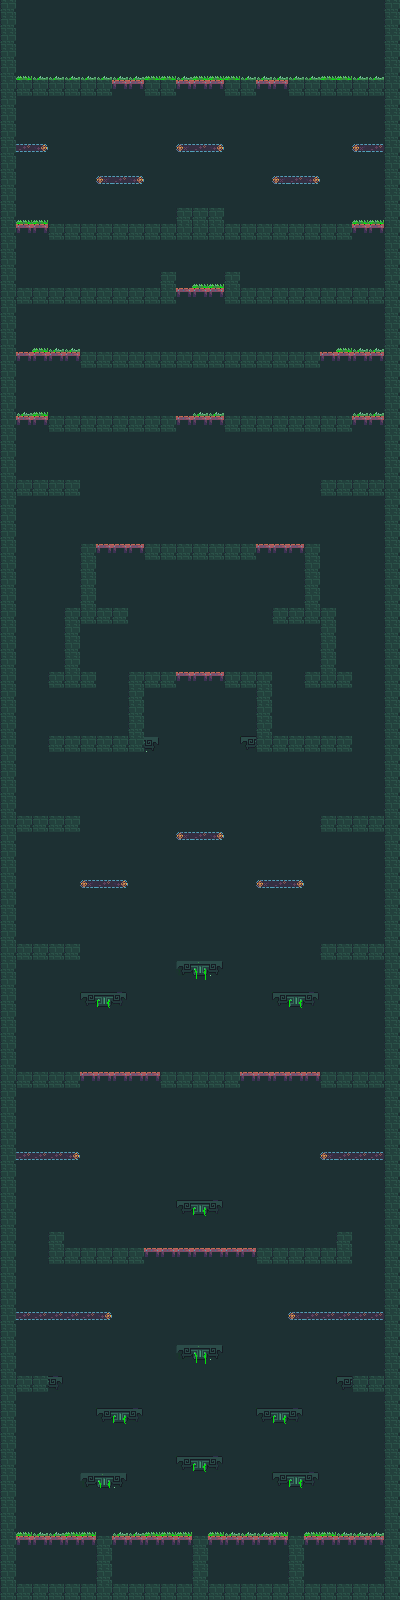

A level layout from a 2D game, rendered from its tile map. Below: a short description, then the map file with tile-grid data replaced by summaries:
An orthogonal 25x100 tile map with 16x16 px tiles, 5 tile layers (Background, Background2:ElectricBoogaloo, OneSidedPlatforms, Platforms, ...), 2 tilesets and 12 objects.

<map version="1.0" tiledversion="1.0.3" orientation="orthogonal" renderorder="right-up" width="25" height="100" tilewidth="16" tileheight="16" nextobjectid="1">
 <tileset firstgid="1" source="tile1.tsx" />
 <tileset firstgid="65" name="sketches1-0 tiles and monsters" tilewidth="16" tileheight="16" tilecount="64" columns="8">
  <image source="../Assets/Images/sketches2- tiles and monsters.png" width="128" height="128" />
  <tile id="2">
   <objectgroup draworder="index">
    <object id="1" x="0" y="0" width="16" height="3" />
   </objectgroup>
  </tile>
  <tile id="3">
   <objectgroup draworder="index">
    <object id="2" x="0" y="0" width="16" height="16" />
   </objectgroup>
  </tile>
  <tile id="4">
   <objectgroup draworder="index">
    <object id="1" x="0" y="0" width="16" height="16" />
   </objectgroup>
  </tile>
  <tile id="5">
   <objectgroup draworder="index">
    <object id="1" x="0" y="0" width="16" height="16" />
   </objectgroup>
  </tile>
  <tile id="8">
   <objectgroup draworder="index">
    <object id="1" x="0" y="0" width="16" height="16" />
   </objectgroup>
  </tile>
  <tile id="9">
   <objectgroup draworder="index">
    <object id="1" x="0" y="0" width="16" height="16" />
   </objectgroup>
  </tile>
  <tile id="10">
   <objectgroup draworder="index">
    <object id="1" x="0" y="0" width="16" height="16" />
   </objectgroup>
  </tile>
  <tile id="19">
   <objectgroup draworder="index">
    <object id="1" x="0" y="0" width="16" height="8" />
   </objectgroup>
   <animation>
    <frame tileid="19" duration="200" />
    <frame tileid="29" duration="200" />
   </animation>
  </tile>
  <tile id="20">
   <objectgroup draworder="index">
    <object id="2" x="0" y="0" width="16" height="8" />
   </objectgroup>
   <animation>
    <frame tileid="20" duration="200" />
    <frame tileid="30" duration="200" />
   </animation>
  </tile>
  <tile id="21">
   <objectgroup draworder="index">
    <object id="1" x="0" y="0" width="16" height="8" />
   </objectgroup>
   <animation>
    <frame tileid="21" duration="200" />
    <frame tileid="31" duration="200" />
   </animation>
  </tile>
  <tile id="22">
   <objectgroup draworder="index">
    <object id="1" x="0" y="0" width="16" height="16" />
   </objectgroup>
  </tile>
  <tile id="36">
   <objectgroup draworder="index">
    <object id="1" x="0" y="0" width="16" height="4" />
   </objectgroup>
  </tile>
 </tileset>
 <layer name="Background" width="25" height="100">
  <data>[2500 cells, 2500 non-empty, 1 distinct tile ids]</data>
 </layer>
 <layer name="Background2:ElectricBoogaloo" width="25" height="100">
  <data>[2500 cells, 223 non-empty, 1 distinct tile ids]</data>
 </layer>
 <layer name="OneSidedPlatforms" width="25" height="100">
  <data>[2500 cells, 75 non-empty, 2 distinct tile ids]</data>
 </layer>
 <layer name="Platforms" width="25" height="100">
  <data>[2500 cells, 296 non-empty, 13 distinct tile ids]</data>
 </layer>
 <layer name="Foreground" width="25" height="100">
  <data>[2500 cells, 61 non-empty, 2 distinct tile ids]</data>
 </layer>
</map>
